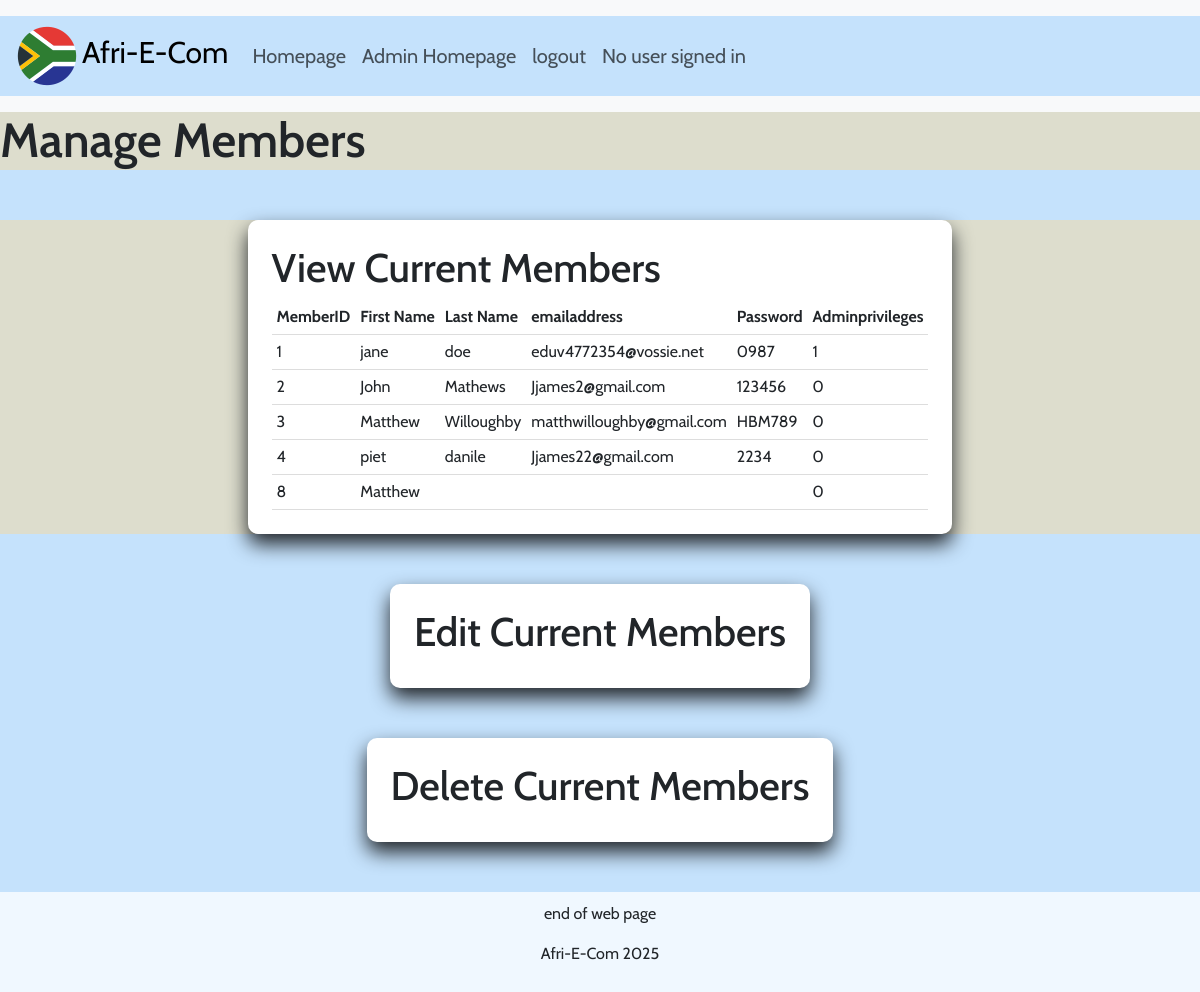
The app's page /manage_members.php with its own data.
### tables this page shows
CREATE TABLE `tbl_member` (
  `user_ID` int(11) NOT NULL,
  `lastName` varchar(255) NOT NULL,
  `firstName` varchar(255) NOT NULL,
  `emailAddress` varchar(255) NOT NULL,
  `PASSWORD` varchar(255) NOT NULL,
  `isAdmin` tinyint(1) DEFAULT NULL
);

### manage_members.php (the view, shortened to what this page needs)
<?php
    include("dbconn.php");
    $sqlGet= " SELECT * FROM tbl_member";
    $Result=$dbconn->query($sqlGet);
?>
<!DOCTYPE html>
<html lang="en">
<head>
    <link href="https://cdn.jsdelivr.net/npm/bootstrap@5.3.6/dist/css/bootstrap.min.css" rel="stylesheet">
    <link rel="stylesheet" href="sitepro\CSS\styles.css">
</head>
<body>
    <nav class="navbar navbar-expand-lg bg-body-tertiary py-3">
  <div class="container-fluid">
    <a class="navbar-brand" href="index.php"><img src=sitepro/Images/icons8-south-africa-color-70.png>Afri-E-Com</a>
    <div class="collapse navbar-collapse nav-icons" id="navbarSupportedContent">
      <ul class="navbar-nav me-auto mb-2 mb-lg-0">
        <li class="nav-item">
          <a class="nav-link" href="Homepage.php">Homepage</a>
        </li>
                 <li class="nav-item">
          <a class="nav-link" href="Adminpage.php">Admin Homepage</a>
        </li>
          <li class="nav-item">
            <form action ="index.php" method="post">
              <input type="submit" class="nav-link"  name="logout" value="logout"></a>
            </form>
        </li>
        <li class="nav-item">
          <a class="nav-link" ><?php if(isset($_SESSION["EmailAddress"])){ echo "Greetings ". $_SESSION["EmailAddress"];}else{echo "No user signed in";}; ?> </a>
        </li>
      </ul>
    </div>
  </div>
</nav>
    <div class="main-div">
      <h1 id="Main-heading">Manage Members</h1>
    </div>
        <div class="main-div">
        <div class="admincontainer">
            <h2>View Current Members</h2>
                        <div>
              <table style="width:100%">
                  <tr>
                    <th>MemberID</th>
                    <th>First Name</th>
                    <th>Last Name</th>
                    <th>emailaddress</th>
                    <th>Password</th>
                    <th>Adminprivileges</th></th>
                  </tr>
                  <?php  while($MembersCont=$Result->fetch_assoc()){?>
                  <tr data-id="<?=$MembersCont['user_ID']?>">
                    <td><?= $MembersCont['user_ID'] ?></th>
                    <td contenteditable="true"><?= htmlspecialchars($MembersCont['firstName']) ?></td>
                    <td><?= htmlspecialchars($MembersCont['lastName']) ?></td>
                    <td><?= htmlspecialchars($MembersCont['emailAddress']) ?></td>
                    <td><?= htmlspecialchars($MembersCont['PASSWORD']) ?></td>
                    <td><?= htmlspecialchars($MembersCont['isAdmin']) ?></td>
                  </tr>
                  <?php
                } ?>
                </table>
            </div>
        </div>
        </div>
        <div class="admincontainer">
            <h2>Edit Current Members</h2>
        </div>
        <div class="admincontainer">
            <h2>Delete Current Members</h2>
        </div>
</body>
<footer class="footer">
         <p>end of web page</p>
         <p>Afri-E-Com 2025</p>
</footer>
</html>

### sitepro/CSS/styles.css (style rules this page uses)
* { margin: 0; padding: 0; box-sizing: border-box; }
table { border-collapse: collapse; width: 100%; }
th, td { padding: 5px; text-align: left; border-bottom: 1px solid #ddd; }
body { font-family: "Cabin", sans-serif;; background-color: rgb(197, 226, 252); }
h1 { font-size: 3rem; font-weight: 600; }
h2 { font-size: 2.5rem; font-weight: 500; }
.navbar-brand { font-size: 30px; }
.container-fluid { background-color: rgb(197, 226, 252); }
.admincontainer { display: flex; background: #fff; width: max-content; flex-direction: column; padding: 1.5rem; margin: 50px auto; border-radius: 10px; box-shadow: 0 10px 20px; }
.nav-item { font-size: 20px; }
.nav-icons { margin-left: 0%; }
.main-div { background-color: rgb(221, 221, 205); }
.footer { background-color: aliceblue; padding:10px; text-align: center; }

### records on screen
tbl_member: user_ID "1", firstName "jane", lastName "doe", emailAddress "eduv4772354@vossie.net", PASSWORD "0987", isAdmin "1"
tbl_member: user_ID "2", firstName "John", lastName "Mathews", emailAddress "Jjames2@gmail.com", PASSWORD "123456", isAdmin "0"
tbl_member: user_ID "3", firstName "Matthew", lastName "Willoughby", emailAddress "matthwilloughby@gmail.com", PASSWORD "HBM789", isAdmin "0"
tbl_member: user_ID "4", firstName "piet", lastName "danile", emailAddress "Jjames22@gmail.com", PASSWORD "2234", isAdmin "0"
tbl_member: user_ID "8", firstName "Matthew", isAdmin "0"
